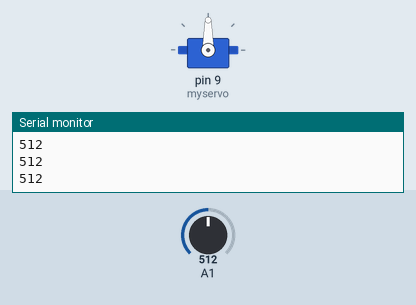
Recording of a sketch running on a simulated Arduino Uno, built with avr-gcc and run on an emulated ATmega328P. Shown: servo, the last lines printed to the serial monitor. The test bench sets the inputs (shaded band); at power-on: A1 = 512.

Above: at 1.2 s.
1.3 s: A1 set to 716
At 1.6 s:
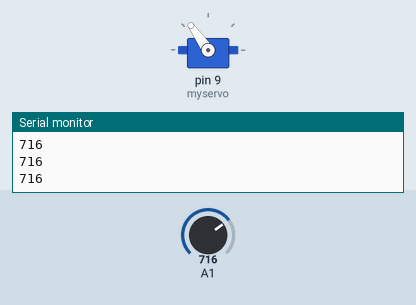
2.8 s: A1 set to 900
At 4.0 s:
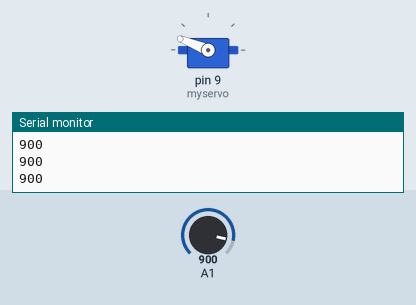
4.3 s: A1 set to 1023
At 5.2 s:
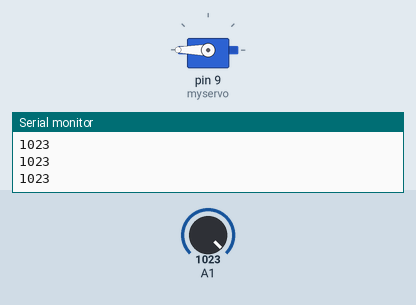
5.8 s: A1 set to 306
At 6.5 s:
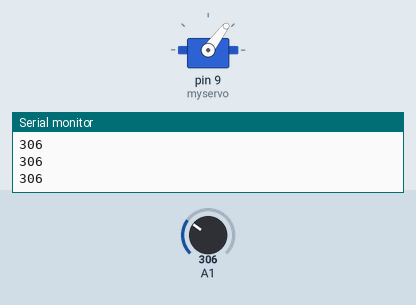
7.3 s: A1 set to 122
At 8.5 s:
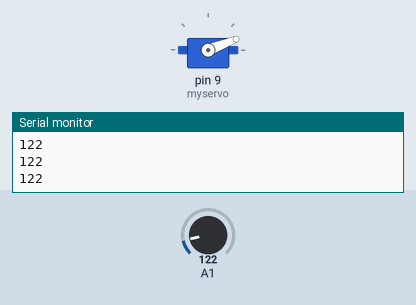
8.8 s: A1 set to 0
At 9.7 s:
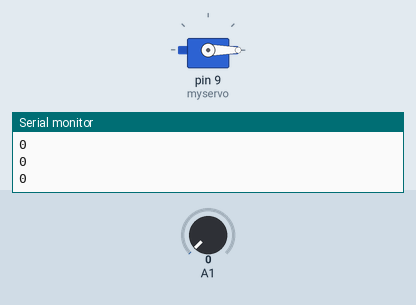
Timing chart, 0 to 11.3 s (numbered marks = the images above; inputs shaded):
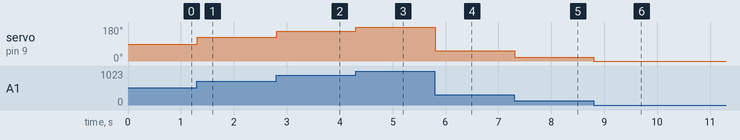

The sketch:

sketch_jan11a.ino
```cpp
// C++ code
#include<Servo.h>
Servo myservo;
int val;
void setup()
{
  myservo.attach(9);
  Serial.begin(9600);
}

void loop()
{
  val=analogRead(1);
  Serial.println(val);
  val=map(val,0,1023,0,180);
  myservo.write(val);
  delay(0);
}
```

Measured:
- after the input at 1.3 s, servo on pin 9 (myservo): 90° → 125° at once
- after the input at 2.8 s, servo on pin 9 (myservo): 125° → 158° at once
- after the input at 4.3 s, servo on pin 9 (myservo): 158° → 180° at once
- after the input at 5.8 s, servo on pin 9 (myservo): 180° → 53° at once
- after the input at 7.3 s, servo on pin 9 (myservo): 53° → 21° at once
- after the input at 8.8 s, servo on pin 9 (myservo): 21° → 0° at once
